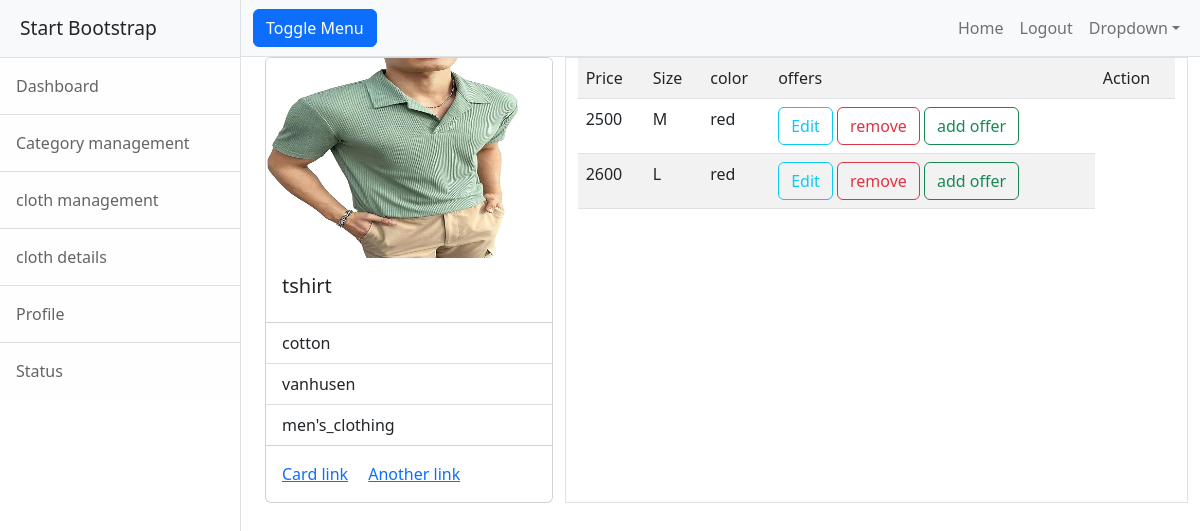
Screenshot of /cloths/2/ with the database file from the repository.
### yousta/models.py (models this page shows, shortened)
class Cloths(models.Model):
    name=models.CharField(max_length=200)#ucb shirt
    options=(
        ("linen","linen"),
        ("cotton","cotton"),
        ("satin","satin"),
        ("nylon","nylon"),
        ("polyster","polyster"),
        ("silk","silk")
    )
    material=models.CharField(max_length=200,choices=options,default="cotton")
    image=models.ImageField(upload_to="images")
    brand=models.CharField(max_length=200)
    category=models.ForeignKey(Category,null=True,on_delete=models.SET_NULL)

class Category(models.Model):
    name=models.CharField(max_length=200,unique=True)
    is_active=models.BooleanField(default=True)
    def __str__(self):
        return self.name

class ClothVarients(models.Model):
    price=models.PositiveIntegerField()
    color=models.CharField(max_length=100)
    options=(
        ("S","S"),
        ("M","M"),
        ("L","L"),
        ("XL","XL"),
        ("XXl","XXL")
    )
    size=models.CharField(max_length=200,choices=options,default="M")
    cloth=models.ForeignKey(Cloths,on_delete=models.CASCADE)

### yousta/views.py (the view)
# urls.py: path("cloths/<int:pk>/",ClothDetailView.as_view(),name="cloth-detail"),
class ClothDetailView(DetailView):
    template_name="yousta/cloth_detail.html"
    model=Cloths
    context_object_name="cloth"

### yousta/templates/yousta/cloth_detail.html (shortened to what this page needs)
{%extends 'yousta/base.html'%}
{%block body_block%}
<div class="container">
  <div class="row">
      <div class="col-4">
          <div class="card" style="width:100%">
              <img src="{{cloth.image.url}}" class="card-img-top" alt="..." height="200px">
              <div class="card-body">
                <h5 class="card-title">{{cloth.name}}</h5>
              </div>
              <ul class="list-group list-group-flush">
                <li class="list-group-item">{{cloth.material}}</li>
                <li class="list-group-item">{{cloth.brand}}</li>
                <li class="list-group-item">{{cloth.category}}</li>
              </ul>
              <div class="card-body">
                <a href="#" class="card-link">Card link</a>
                <a href="#" class="card-link">Another link</a>
              </div>
            </div>
      </div>
      <div class="col-8 border boredr-dark">
         <table class="table table-striped">
          <tr>
              <td>Price</td>
              <td>Size</td>
              <td>color</td>
              <td>offers</td>
              <td>Action</td>
          </tr>
          {%for v in cloth.clothvarients_set.all%}
              <tr>
                  <td>{{v.price}}</td>
                  <td>{{v.size}}</td>
                  <td>{{v.color}}</td>
                  <td>
                    <a href="{%url 'update-varient' v.id %}" class="btn btn-outline-info">Edit</a>
                    <a href="{%url 'remove-varient' v.id%}" class="btn btn-outline-danger">remove</a>
                    <a href="{%url 'offers-add' v.id%}" class="btn btn-outline-success">add offer</a>
                  </td>
              </tr>
          {%endfor%}
         </table>
      </div>
  </div>
</div>
{%endblock%}

### rows the page displays
Cloths: image (picture), name "tshirt", material "cotton", brand "vanhusen", category "men's_clothing"
ClothVarients: price "2500", size "M", color "red"
ClothVarients: price "2600", size "L", color "red"
